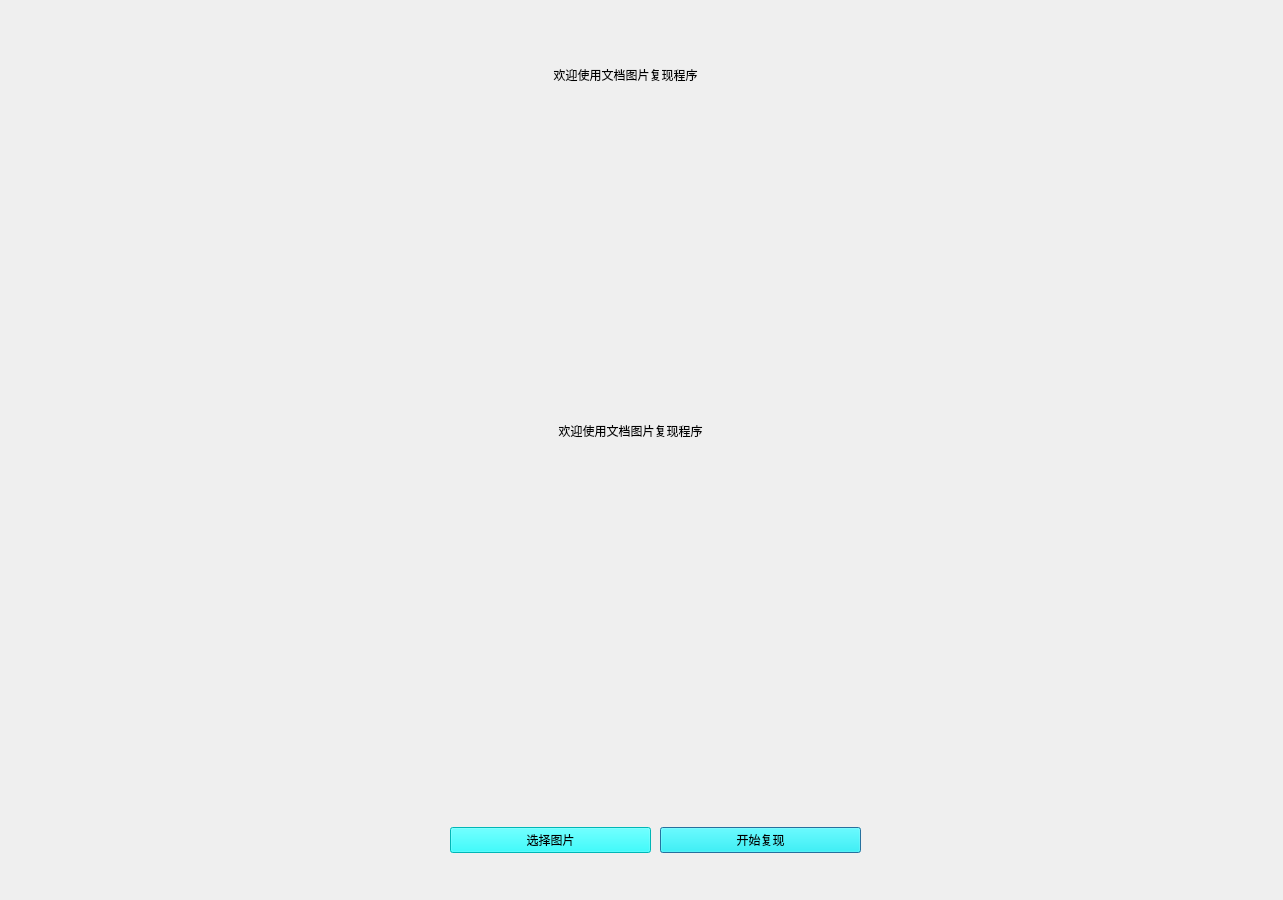
<?xml version="1.0" encoding="UTF-8"?>
<ui version="4.0">
 <class>Dialog</class>
 <widget class="QDialog" name="Dialog">
  <property name="geometry">
   <rect>
    <x>0</x>
    <y>0</y>
    <width>1283</width>
    <height>900</height>
   </rect>
  </property>
  <property name="windowTitle">
   <string>Dialog</string>
  </property>
  <widget class="QLabel" name="label">
   <property name="geometry">
    <rect>
     <x>390</x>
     <y>50</y>
     <width>471</width>
     <height>49</height>
    </rect>
   </property>
   <property name="styleSheet">
    <string notr="true">font: 22pt &quot;Arial&quot;;</string>
   </property>
   <property name="text">
    <string>欢迎使用文档图片复现程序</string>
   </property>
   <property name="alignment">
    <set>Qt::AlignCenter</set>
   </property>
  </widget>
  <widget class="QLabel" name="label_2">
   <property name="geometry">
    <rect>
     <x>420</x>
     <y>90</y>
     <width>421</width>
     <height>681</height>
    </rect>
   </property>
   <property name="text">
    <string>欢迎使用文档图片复现程序</string>
   </property>
   <property name="alignment">
    <set>Qt::AlignCenter</set>
   </property>
  </widget>
  <widget class="QWidget" name="verticalLayoutWidget">
   <property name="geometry">
    <rect>
     <x>660</x>
     <y>790</y>
     <width>201</width>
     <height>101</height>
    </rect>
   </property>
   <layout class="QVBoxLayout" name="verticalLayout">
    <item>
     <widget class="QPushButton" name="pushButton">
      <property name="styleSheet">
       <string notr="true">background-color:rgb(0, 255, 255)</string>
      </property>
      <property name="text">
       <string>开始复现</string>
      </property>
     </widget>
    </item>
   </layout>
  </widget>
  <widget class="QWidget" name="verticalLayoutWidget_2">
   <property name="geometry">
    <rect>
     <x>450</x>
     <y>790</y>
     <width>201</width>
     <height>101</height>
    </rect>
   </property>
   <layout class="QVBoxLayout" name="verticalLayout_2">
    <item>
     <widget class="QPushButton" name="Button_Image">
      <property name="styleSheet">
       <string notr="true">background-color:rgb(0, 255, 255)</string>
      </property>
      <property name="text">
       <string>选择图片</string>
      </property>
     </widget>
    </item>
   </layout>
  </widget>
 </widget>
 <resources/>
 <connections>
  <connection>
   <sender>pushButton</sender>
   <signal>clicked()</signal>
   <receiver>Dialog</receiver>
   <slot>Excel()</slot>
   <hints>
    <hint type="sourcelabel">
     <x>608</x>
     <y>695</y>
    </hint>
    <hint type="destinationlabel">
     <x>636</x>
     <y>396</y>
    </hint>
   </hints>
  </connection>
  <connection>
   <sender>Button_Image</sender>
   <signal>clicked()</signal>
   <receiver>Dialog</receiver>
   <slot>selectAndShowImage()</slot>
   <hints>
    <hint type="sourcelabel">
     <x>550</x>
     <y>839</y>
    </hint>
    <hint type="destinationlabel">
     <x>641</x>
     <y>449</y>
    </hint>
   </hints>
  </connection>
 </connections>
 <slots>
  <slot>Excel()</slot>
  <slot>selectAndShowImage()</slot>
 </slots>
</ui>
